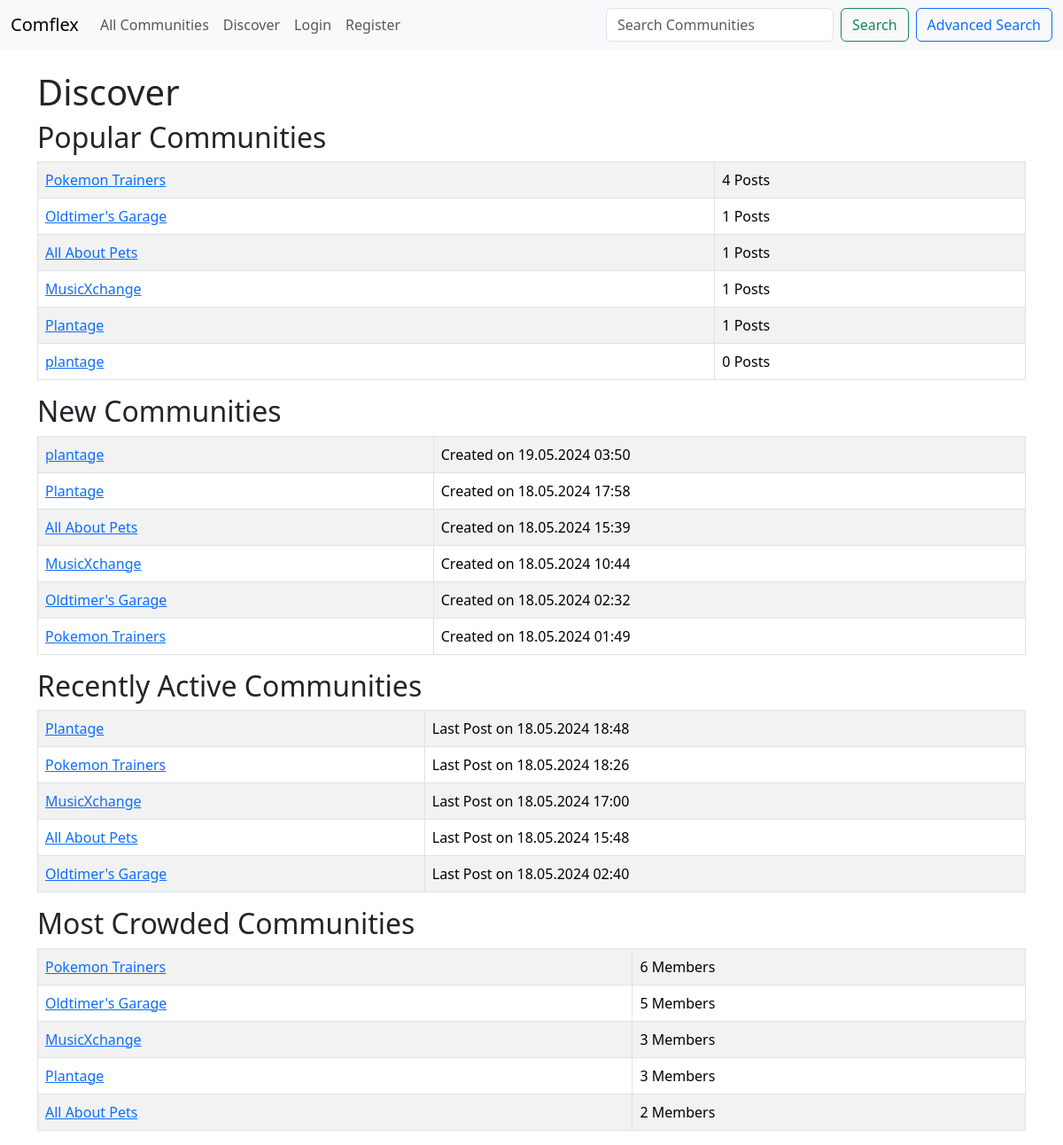
The page /discover on the database as committed earlier.
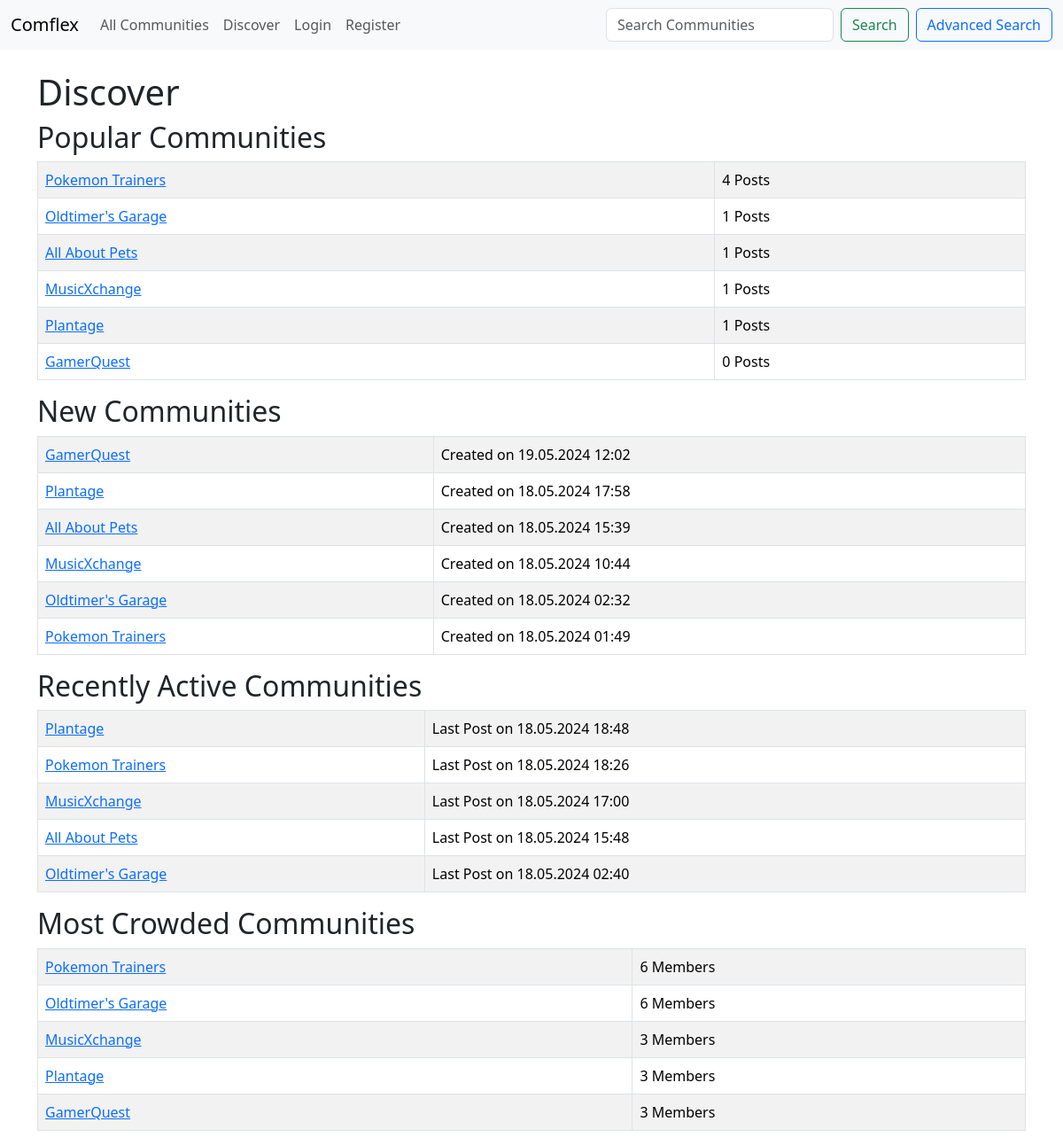
The same page on the database as committed later.
### post_app/models.py (models this page shows, shortened)
class Community(models.Model):
    name = models.CharField('Community Name', max_length=120, unique=True)
    is_public = models.BooleanField(default=True, help_text="Check if the community is public!")
    creation_date = models.DateTimeField(auto_now_add=True)
    description = models.TextField(blank=True)
    owner_id = models.IntegerField('Community Owner', blank=False, default=1)
    owner_username = models.ForeignKey(User, blank=False, null=True, on_delete=models.SET_NULL)
    members = models.ManyToManyField(User, related_name='communities', blank=True)
    moderators = models.ManyToManyField(User, related_name='moderated_communities', blank=True)  # New field for moderators

### post_app/views.py (the view)
# urls.py: path('discover', views.discover, name='discover'),
def discover(request):
    new_communities = Community.objects.all().order_by('-creation_date')[:10]
    popular_communities = Community.objects.annotate(num_posts=Count('posting')).order_by('-num_posts')[:10]
    recently_active_communities = Community.objects.annotate(
        last_post_date=Max('posting__posting_date')
    ).filter(last_post_date__isnull=False).order_by('-last_post_date')[:10]
    most_crowded_communities = Community.objects.annotate(member_count=Count('members')).order_by('-member_count')[:5]
    return render(request, 'posts/discover.html', {
        'new_communities': new_communities,
        'popular_communities': popular_communities,
        'recently_active_communities': recently_active_communities,
        'most_crowded_communities': most_crowded_communities,
    })

### post_app/templates/posts/discover.html
{% extends 'posts/base.html' %}
{% load static %}
{% block content %}
    <h1>Discover</h1>
    <h2>Popular Communities</h2>
    <table class="table table-striped table-hover table-bordered">
        {% for community in popular_communities %}
            <tr>
                <td>
                    <a href="{% url 'show-community' community.id %}">{{ community.name }}</a>
                </td>
                <td>
                    {{ community.num_posts }} Posts
                </td>
            </tr>
        {% endfor %}
    </table>
    <h2>New Communities</h2>
    <table class="table table-striped table-hover table-bordered">
        {% for community in new_communities %}
            <tr>
                <td>
                    <a href="{% url 'show-community' community.id %}">{{ community.name }}</a>
                </td>
                <td>
                    Created on {{ community.creation_date|date:"d.m.Y H:i" }}
                </td>
            </tr>
        {% endfor %}
    </table>
    <h2>Recently Active Communities</h2>
    <table class="table table-striped table-hover table-bordered">
        {% for community in recently_active_communities %}
            <tr>
                <td>
                    <a href="{% url 'show-community' community.id %}">{{ community.name }}</a>
                </td>
                <td>
                    Last Post on {{ community.last_post_date|date:"d.m.Y H:i" }}
                </td>
            </tr>
        {% endfor %}
    </table>
    <h2>Most Crowded Communities</h2>
    <table class="table table-striped table-hover table-bordered">
        {% for community in most_crowded_communities %}
            <tr>
                <td>
                    <a href="{% url 'show-community' community.id %}">{{ community.name }}</a>
                </td>
                <td>
                    {{ community.member_count }} Members
                </td>
            </tr>
        {% endfor %}
    </table>
{% endblock %}

### post_app/templates/posts/base.html (shortened to what this page needs)
<!doctype html>
<html lang="en">
  <head>
    <link href="https://cdn.jsdelivr.net/npm/bootstrap@5.3.3/dist/css/bootstrap.min.css" rel="stylesheet">
  </head>
  <body>
    {% include 'posts/navbar.html' %}
    <br/>
    <div class="container">
      {% block content %}
      {% endblock %}
    </div>
  </body>
</html>

### post_app/templates/posts/navbar.html (shortened to what this page needs)
<nav class="navbar navbar-expand-lg bg-body-tertiary">
  <div class="container-fluid">
    <a class="navbar-brand" href="{% url 'home' %}">Comflex</a>
    <div class="collapse navbar-collapse" id="navbarSupportedContent">
      <ul class="navbar-nav me-auto mb-2 mb-lg-0">
        <li class="nav-item">
          <a class="nav-link" href="{% url 'list-communities' %}">All Communities</a>
        </li>
        <li class="nav-item">
          <a class="nav-link" href="{% url 'discover' %}">Discover</a>
        </li>
        {%if user.is_authenticated %}
        <li class="nav-item dropdown">
          <a class="nav-link dropdown-toggle" href="#" role="button" data-bs-toggle="dropdown" aria-expanded="false">
            {{ user }}
          </a>
          <ul class="dropdown-menu">
            <li><a class="dropdown-item" href="{% url 'my-posts' %}">My Posts</a></li>
            <li><a class="dropdown-item" href="{% url 'liked-posts' %}">Liked Posts</a></li>
            <li><a class="dropdown-item" href="{% url 'my-communities' %}">My Communities</a></li>
            <li><hr class="dropdown-divider"></li>
            <li><a class="dropdown-item" href="{% url 'logout-user' %}">Logout</a></li>
          </ul>
        </li>
        {% else %}
        <li class="nav-item">
          <a class="nav-link" href="{% url 'login-user' %}">Login</a>
        </li>
        <li class="nav-item">
          <a class="nav-link" href="{% url 'register-user' %}">Register</a>
        </li>
        {% endif %}
      </ul>
      <form class="d-flex" method="POST" action="{% url 'search-communities' %}">
        <input class="form-control me-2" type="search" placeholder="Search Communities" aria-label="Search" name="searched">
        <button class="btn btn-outline-success" type="submit">Search</button>
      </form>
      <a href="{% url 'advanced-search' %}" class="btn btn-outline-primary ms-2">Advanced Search</a>
    </div>
  </div>
</nav>

Rows that differ between the two databases and show on the page:
no longer on one of the page's lists (row unchanged): Community: name "All About Pets", member_count "2"
removed Community: name "plantage", num_posts "0", creation_date "19.05.2024 03:50"
computed for Community "Oldtimer's Garage": member_count "5" → "6"
added Community: name "GamerQuest", num_posts "0", creation_date "19.05.2024 12:02", member_count "3"
